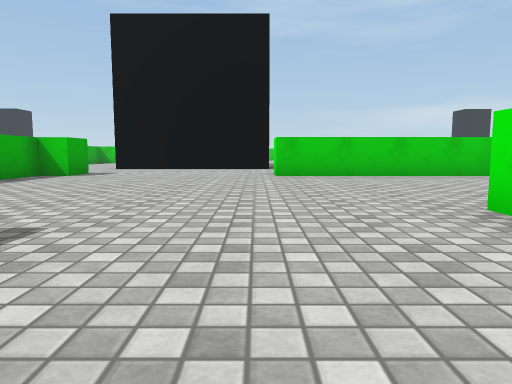
[1] (above)

17 first-person views from a walk through a 3-D level made in the Unity game engine. The camera is 0.51 m above the floor, tilts 6° down and sees 70° across. The floor is counted in squares, 1 m on a side. Each view is taken from the middle of a square. On the plan, view 1 faces up. The plan holds only what a view shows up to about 9 squares ahead; the rest is blank. The place goes on beyond the plan. The player is left out. Surface patterns are stand-ins for the level's own textures.

[2]
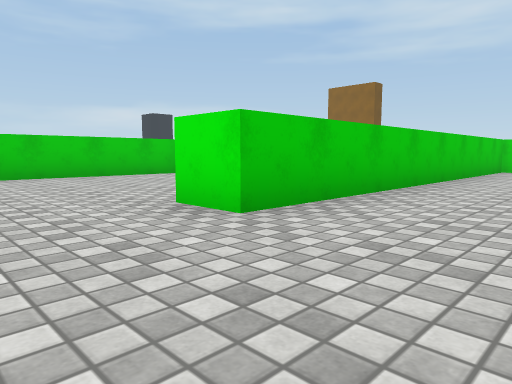

[3]
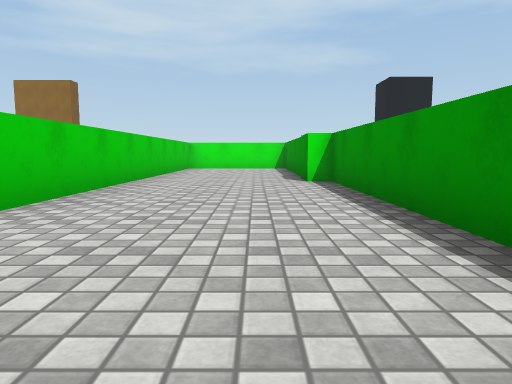

[4]
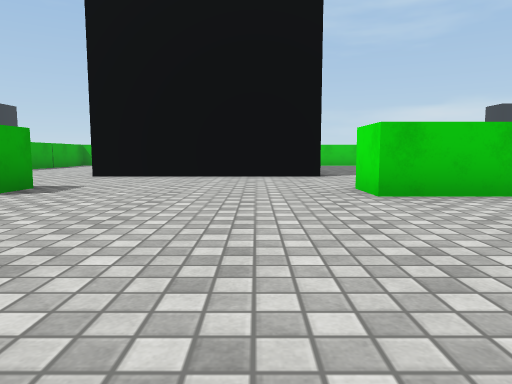

[5]
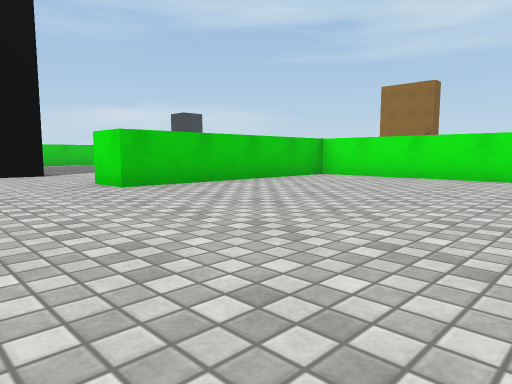

[6]
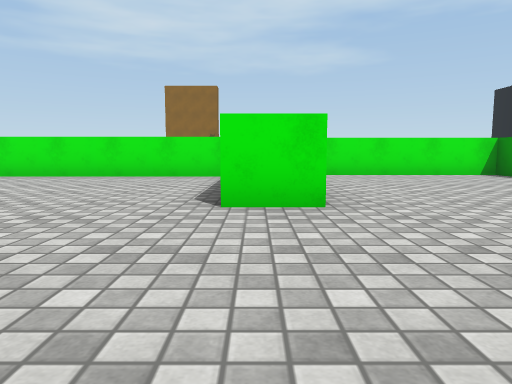

[7]
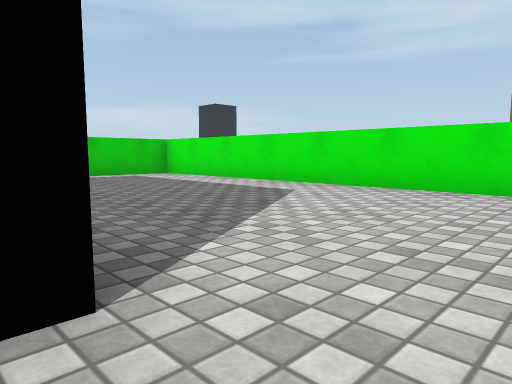

[8]
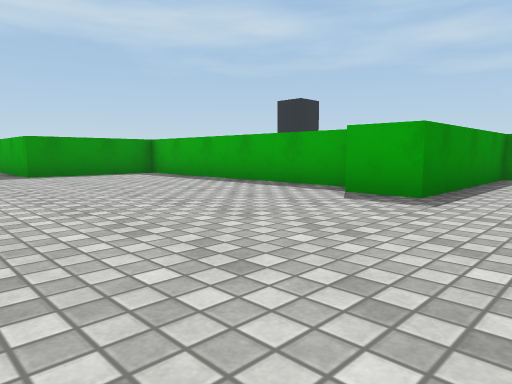

[9]
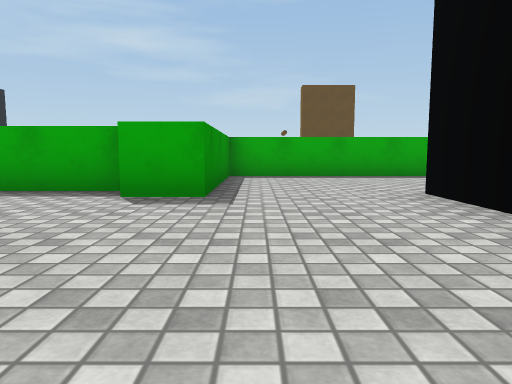

[10]
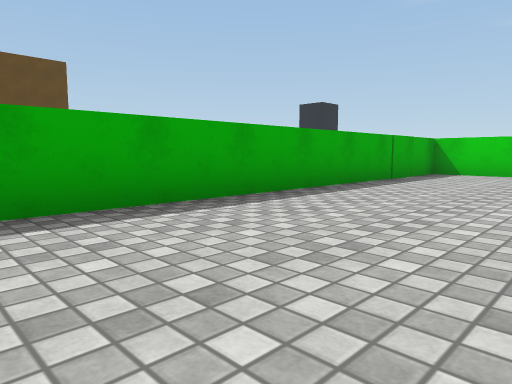

[11]
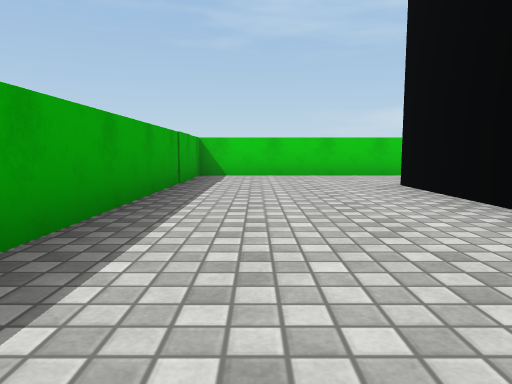

[12]
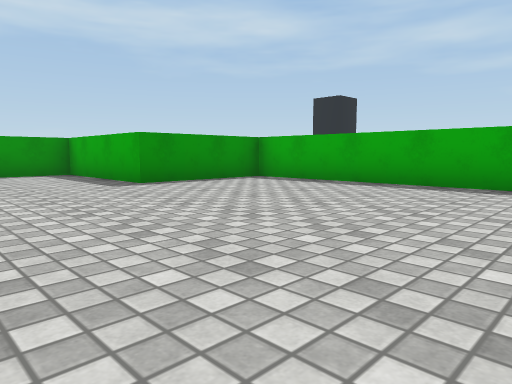

[13]
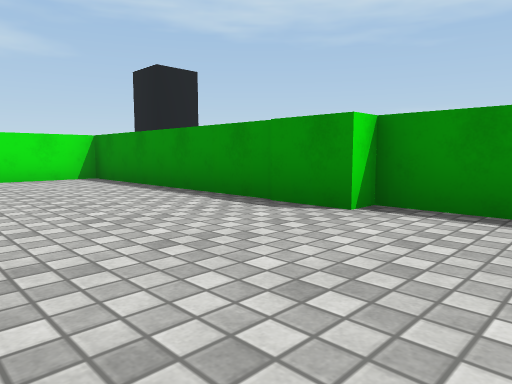

[14]
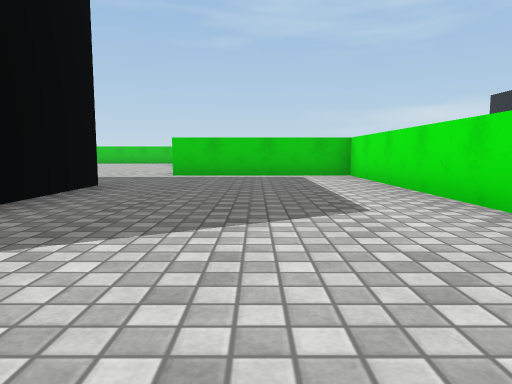

[15]
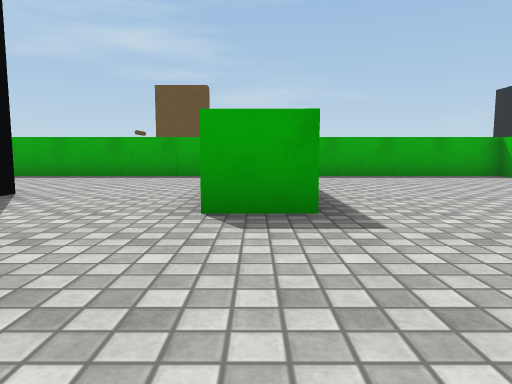

[16]
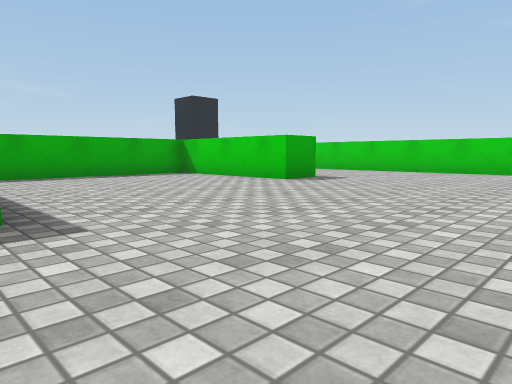

[17]
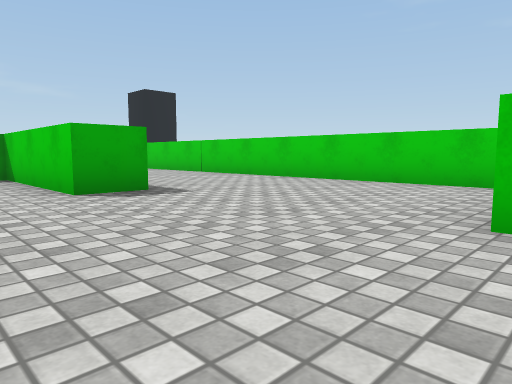

### Floor plan
Points are (right, up) in squares from view 1. A wall is a line through its corners. A room is listed if a view was taken in it or the views show most of it. See-through windows are left out.
Room 1 (views 1, 2, 3, 4, 5, 6, 7, 8, 9, 10, 11, 12, 13, 14)
walls: (0.5, 12.2) (-4.8, 12.2); (5.2, 9.8) (5.2, 19.5) (1, 19.5); (5.1, 3.3) (5.7, 3.3) (5.7, 8.3) (0.5, 8.3) (0.5, 9.4); (0.4, 17) (0.4, 16); (-4.6, 16.1) (-4.6, 17); (0.9, -1.4) (5.7, -1.4) (5.7, -1) (11.5, -1); (-4.5, 19.5) (-8.3, 19.5) (-8.3, 9.4) (-4.3, 9.4) (-4.3, 8.3) (-5, 8.3) (-5, 2.1) (-2.1, 2.1) (-2.1, -1.4) (-0.6, -1.4); (10.6, 2.3) (2.1, 2.3) (2.1, 3.4)
ways out: opening at (-4, 18.5) to room 2; opening at (0.5, 18.5) to room 2
Room 2 (views 15, 16, 17)
walls: (-4.7, 26.6) (-4.7, 25.6) (-8.3, 25.6) (-8.3, 21.4); (-3.1, 20.6) (-3.1, 19.5); (-3.5, 19.5) (-4.5, 19.5); (-1.2, 30.3) (-6.6, 30.3)
ways out: opening at (-4, 18.5) to room 1; opening at (0.5, 18.5) to room 1

Where each view was taken, in squares from view 1:
view 1: 0 up, 0 right, facing up
view 2: 0 up, 0 right, facing up-right
view 3: 0 up, 1 left, facing right
view 4: 4 up, 1 left, facing up
view 5: 3 up, 2 left, facing up-right
view 6: 9 up, 3 left, facing right
view 7: 11 up, 0 right, facing up-right
view 8: 11 up, 0 right, facing down-left
view 9: 10 up, 0 right, facing left
view 10: 10 up, 5 left, facing up-left
view 11: 11 up, 7 left, facing up
view 12: 8 up, 1 right, facing down-left
view 13: 2 up, 4 right, facing down-right
view 14: 11 up, 3 right, facing up
view 15: 20 up, 0 right, facing left
view 16: 20 up, 0 right, facing up-left
view 17: 24 up, 0 right, facing up-left
